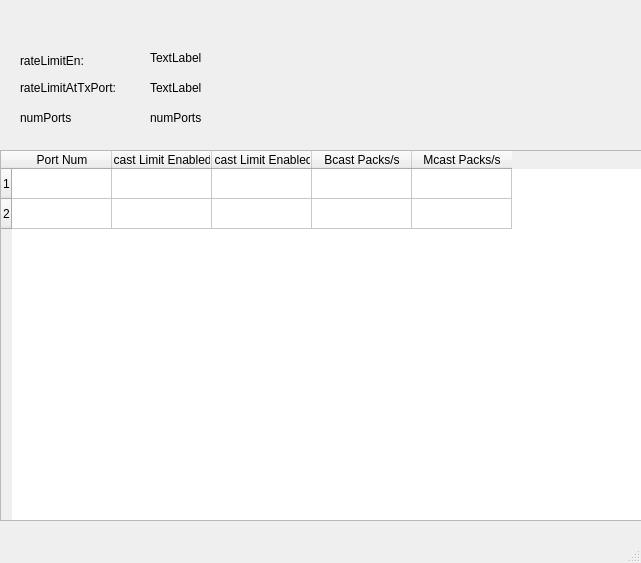
<?xml version="1.0" encoding="UTF-8"?>
<ui version="4.0">
 <class>MainWindow</class>
 <widget class="QMainWindow" name="MainWindow">
  <property name="geometry">
   <rect>
    <x>0</x>
    <y>0</y>
    <width>641</width>
    <height>563</height>
   </rect>
  </property>
  <property name="windowTitle">
   <string>MainWindow</string>
  </property>
  <widget class="QWidget" name="centralwidget">
   <widget class="QTableWidget" name="limit_table">
    <property name="geometry">
     <rect>
      <x>0</x>
      <y>150</y>
      <width>701</width>
      <height>371</height>
     </rect>
    </property>
    <row>
     <property name="text">
      <string>1</string>
     </property>
    </row>
    <row>
     <property name="text">
      <string>2</string>
     </property>
    </row>
    <column>
     <property name="text">
      <string>Port Num</string>
     </property>
    </column>
    <column>
     <property name="text">
      <string>Bcast Limit Enabled?</string>
     </property>
    </column>
    <column>
     <property name="text">
      <string>Mcast Limit Enabled?</string>
     </property>
    </column>
    <column>
     <property name="text">
      <string>Bcast Packs/s</string>
     </property>
    </column>
    <column>
     <property name="text">
      <string>Mcast Packs/s</string>
     </property>
    </column>
   </widget>
   <widget class="QLabel" name="label">
    <property name="geometry">
     <rect>
      <x>20</x>
      <y>50</y>
      <width>101</width>
      <height>21</height>
     </rect>
    </property>
    <property name="text">
     <string>rateLimitEn:</string>
    </property>
   </widget>
   <widget class="QLabel" name="rateLimitEn_label">
    <property name="geometry">
     <rect>
      <x>150</x>
      <y>50</y>
      <width>55</width>
      <height>16</height>
     </rect>
    </property>
    <property name="text">
     <string>TextLabel</string>
    </property>
   </widget>
   <widget class="QLabel" name="label_3">
    <property name="geometry">
     <rect>
      <x>20</x>
      <y>80</y>
      <width>111</width>
      <height>16</height>
     </rect>
    </property>
    <property name="text">
     <string>rateLimitAtTxPort:</string>
    </property>
   </widget>
   <widget class="QLabel" name="rateLimitAtTxPort_label">
    <property name="geometry">
     <rect>
      <x>150</x>
      <y>80</y>
      <width>55</width>
      <height>16</height>
     </rect>
    </property>
    <property name="text">
     <string>TextLabel</string>
    </property>
   </widget>
   <widget class="QLabel" name="label_4">
    <property name="geometry">
     <rect>
      <x>20</x>
      <y>110</y>
      <width>111</width>
      <height>16</height>
     </rect>
    </property>
    <property name="text">
     <string>numPorts</string>
    </property>
   </widget>
   <widget class="QLabel" name="numPorts_label">
    <property name="geometry">
     <rect>
      <x>150</x>
      <y>110</y>
      <width>55</width>
      <height>16</height>
     </rect>
    </property>
    <property name="text">
     <string>numPorts</string>
    </property>
   </widget>
   <widget class="QLabel" name="label_5">
    <property name="geometry">
     <rect>
      <x>0</x>
      <y>0</y>
      <width>641</width>
      <height>41</height>
     </rect>
    </property>
    <property name="text">
     <string/>
    </property>
    <property name="pixmap">
     <pixmap>logobar.gif</pixmap>
    </property>
    <property name="scaledContents">
     <bool>true</bool>
    </property>
   </widget>
  </widget>
  <widget class="QMenuBar" name="menubar">
   <property name="geometry">
    <rect>
     <x>0</x>
     <y>0</y>
     <width>641</width>
     <height>26</height>
    </rect>
   </property>
  </widget>
  <widget class="QStatusBar" name="statusbar"/>
 </widget>
 <resources/>
 <connections/>
</ui>
